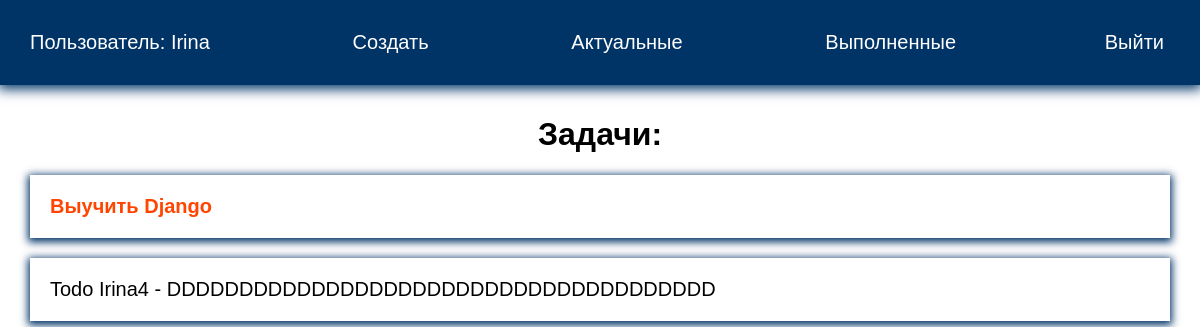
/current/ (signed in), run on the app's committed database.
### todo/models.py (models this page shows, shortened)
class Todo(models.Model):
    title = models.CharField(max_length=100)
    memo = models.TextField(blank=True)
    created = models.DateTimeField(auto_now_add=True)
    date_completed = models.DateTimeField(blank=True, null=True)
    important = models.BooleanField(default=False)
    user = models.ForeignKey(User, on_delete=models.CASCADE)

### todo/views.py (the view)
# urls.py: path('current/', views.current_todos, name='currenttodos'),
@login_required
def current_todos(request):
    todos = Todo.objects.filter(user=request.user, date_completed__isnull=True)
    return render(request, 'todo/currenttodos.html', {'todos': todos})

### todo/templates/todo/currenttodos.html
{% extends 'todo/base.html' %}
{% block content %}
<h1>Задачи:</h1>
<ul>
    {% for todo in todos %}
    <li>
        <a href="{% url 'viewtodo' todo.id %}">
        {% if todo.important %}
        <b>{{todo.title}}</b>
        {% else %}
        {{todo.title}}
        {% endif %}
        {% if todo.memo %}
            - {{ todo.memo }}
        {% endif %}
        </a>
    </li>
    {% endfor %}
</ul>
{% endblock %}

### todo/templates/todo/base.html (shortened to what this page needs)
<!DOCTYPE html>
{% load static %}
<html lang="en">
<head>
    <link rel="stylesheet" href="{% static 'css/style.css' %}">
</head>
<body>
    <div class="menu">
      <div class="wrap">
          <ul>
            {% if user.is_authenticated %}
            <li class="logo">Пользователь: {{ user.username }}</li>
            <li><a href="{% url 'createtodo' %}">Создать</a></li>
            <li><a href="{% url 'currenttodos' %}">Актуальные</a></li>
            <li><a href="{% url 'completedtodos' %}">Выполненные</a></li>
             <li>
                <form action="{% url 'logoutuser' %}" method="post">
                    <button class="top">Выйти</button>
                </form>
            </li>
            {% else %}
            <li><a href="{% url 'signupuser' %}">Зарегистрироваться</a></li>
            <li><a href="{% url 'loginuser' %}">Войти</a></li>
            {% endif %}
        </ul>
      </div>
    </div>
<div class="content">
    <div class="wrap">
        {% block content %}
        {% endblock %}
    </div>
</div>
</body>
</html>

### todo/static/css/style.css (style rules this page uses)
body { padding: 0; margin: 0; font-family: Arial, Helvetica, sans-serif; }
.wrap { max-width: 1200px; margin: 0 auto; padding: 10px 30px; box-sizing: border-box; }
.menu { background: #003366; box-shadow: 0 2px 12px 2px #003366; }
ul { list-style: none; padding: 0; }
.menu ul { display: flex; justify-content: space-between; align-items: center; font-size: 20px; }
.menu a, .menu li { color: #FFF; }
a { text-decoration: none; }
.center, h1, h2, h3 { text-align: center; }
.top { background: transparent; border: none; color: #FFF; font-size: 20px; cursor: pointer; }
.content li { box-shadow: 0 2px 8px 2px #003366; margin-bottom: 20px; font-size: 20px; }
.content a, .completed li { color: #000; display: block; padding: 20px; }
a b { color: orangered; }

### data on the page
Todo: title "Выучить Django"
Todo: title "Todo Irina4", memo "DDDDDDDDDDDDDDDDDDDDDDDDDDDDDDDDDDDDDD"

### other printed values
{{ user.username }} "Irina"
